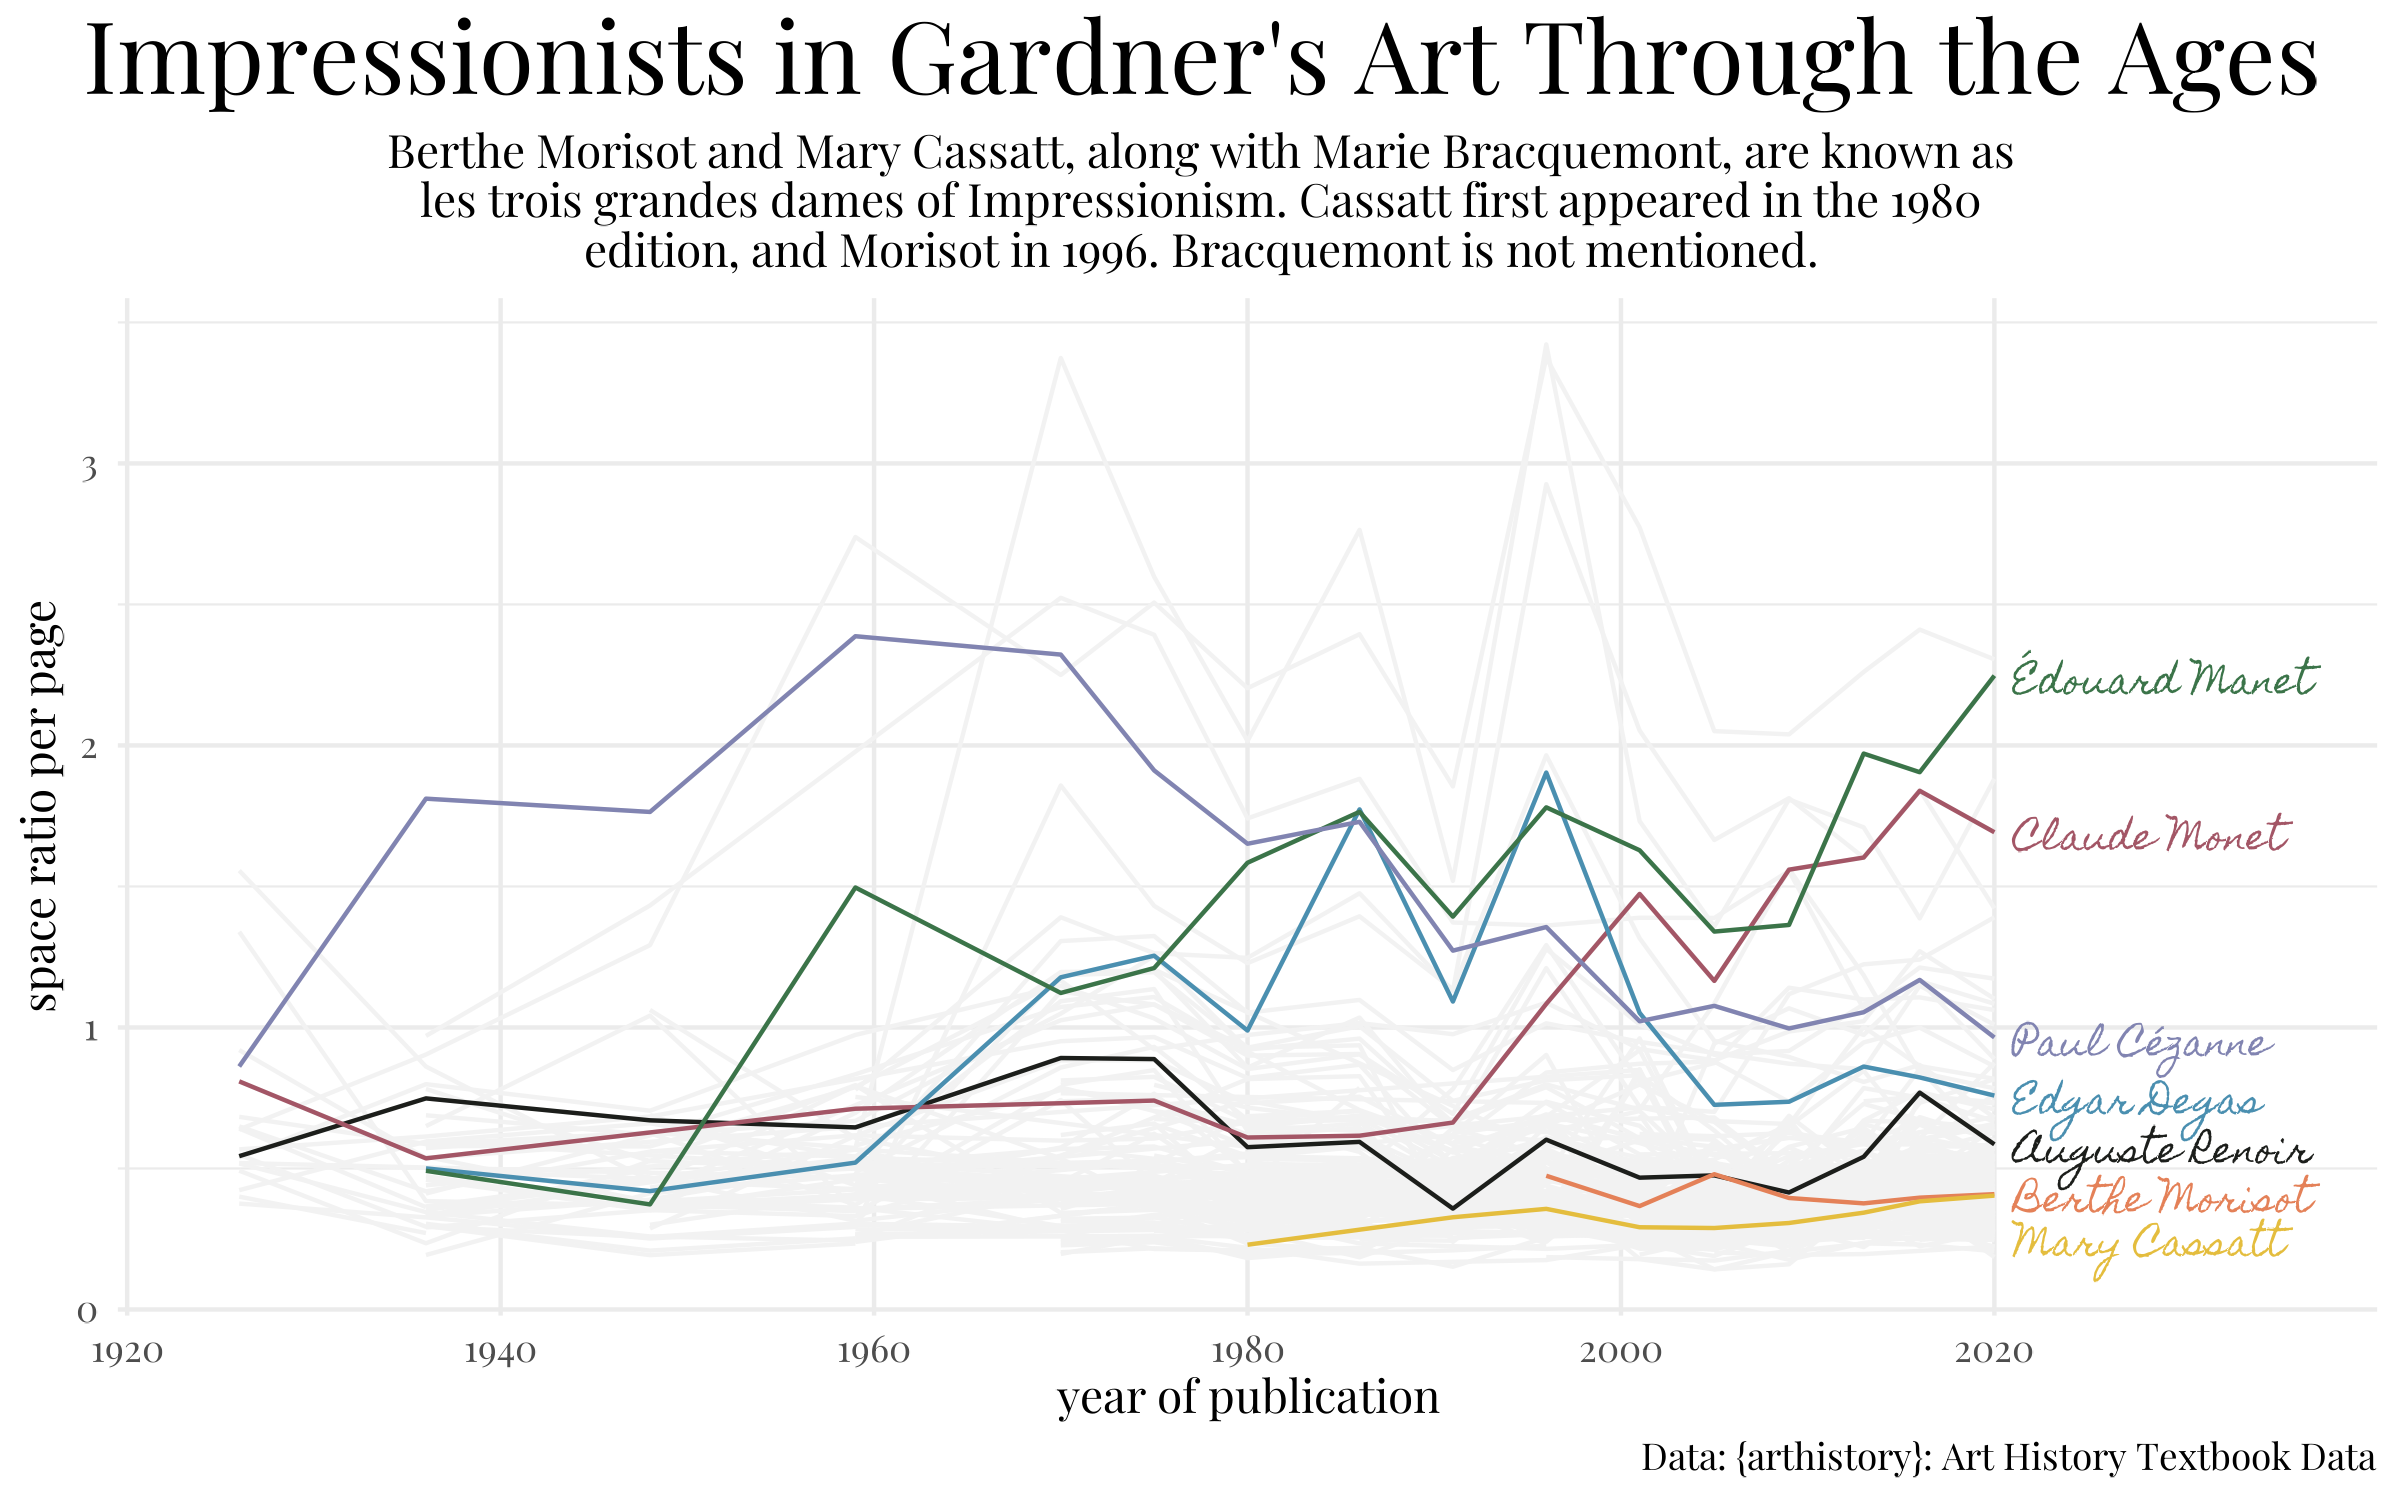

Generate this figure with R:
library(tidyverse)
library(showtext)
library(glue)
library(ggrepel)
library(ggtext)

font_add_google("Playfair Display", "font")
font_add_google("Homemade Apple", "labels")
showtext_auto()
showtext_opts(dpi = 300)

artists <- readr::read_csv('https://raw.githubusercontent.com/rfordatascience/tidytuesday/master/data/2023/2023-01-17/artists.csv')

plot_data <- artists %>% 
  filter(book == "Gardner")

impressionists <- plot_data %>% 
  filter(artist_name %in% c("Berthe Morisot",
                            "Édouard Manet",
                            "Claude Monet", 
                            "Auguste Renoir", 
                            "Paul Cézanne",
                            "Edgar Degas",
                            "Mary Cassatt",
                            "Marie Bracquemond")
  )

pal <- c("#1c1e1b","#e48158","#a35666","#4a8fb0","#3b7449","#e4bd3e","#8184b1")

subtitle <- str_wrap("
Berthe Morisot and Mary Cassatt, along with Marie Bracquemont, are known as les trois grandes dames of Impressionism. Cassatt first appeared in the 1980 edition, and Morisot in 1996. Bracquemont is not mentioned.
", 80)

plot_data %>% 
  ggplot(aes(
    x = year, y = space_ratio_per_page_total, 
    group = artist_name)
       ) +
  geom_line(colour = "grey95") +
  geom_line(data = impressionists,
            aes(colour = artist_name),
            show.legend = FALSE) +
   geom_text(data = filter(impressionists, year == max(year) & artist_name != "Mary Cassatt"),
                   aes(x = year + 0.9, y = space_ratio_per_page_total,
                       label = artist_name, colour = artist_name),
                   family = "labels",
                   hjust = "left",
                   size = 3,
                   show.legend = FALSE) +
  geom_text(data = filter(impressionists, year == max(year) & artist_name == "Mary Cassatt"),
            aes(x = year + 0.9, y = space_ratio_per_page_total - 0.15,
                label = artist_name, colour = artist_name),
            family = "labels",
            hjust = "left",
            size = 3,
            show.legend = FALSE) +
   scale_x_continuous(limits = c(1925, 2035),
                      breaks = c(1920,1940,1960,1980,2000,2020),
                      labels = c(1920,1940,1960,1980,2000,2020)) +
   scale_colour_manual(values = pal) +
   labs(x = "year of publication",
        y = "space ratio per page",
        title = "Impressionists in Gardner's Art Through the Ages",
        subtitle = subtitle,
        caption = "Data: {arthistory}: Art History Textbook Data") +
  theme_minimal() +
   theme(
     text = element_text(family = "font"),
     plot.title.position = "plot",
     panel.grid.minor.x = element_blank(),
     plot.title = element_text(hjust = 0.5,
                               size = 24),
     plot.subtitle = element_text(hjust = 0.5)
     )

ggsave("./2023/2023-03/art-history.png", device = "png", dpi = 300,
      width = 8, height = 5, bg = "white")  
